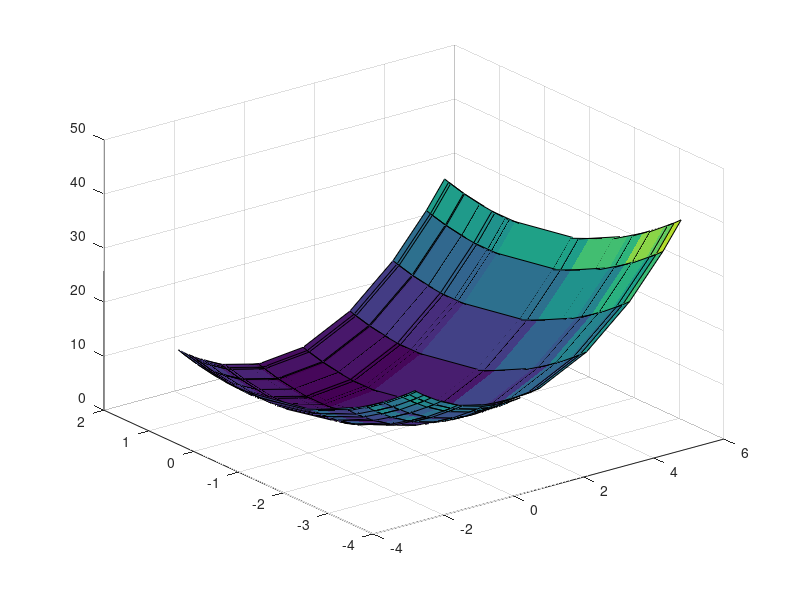

MATLAB code to generate this figure:
r = linspace(0,5,20);
theta = linspace(0,2*pi,20);

X = r.*cos(theta);
Y = r.*sin(theta);
[x,y] = meshgrid(X,Y);
Z=2 + x.^2 + y.^2;

 surf(x,y,Z);